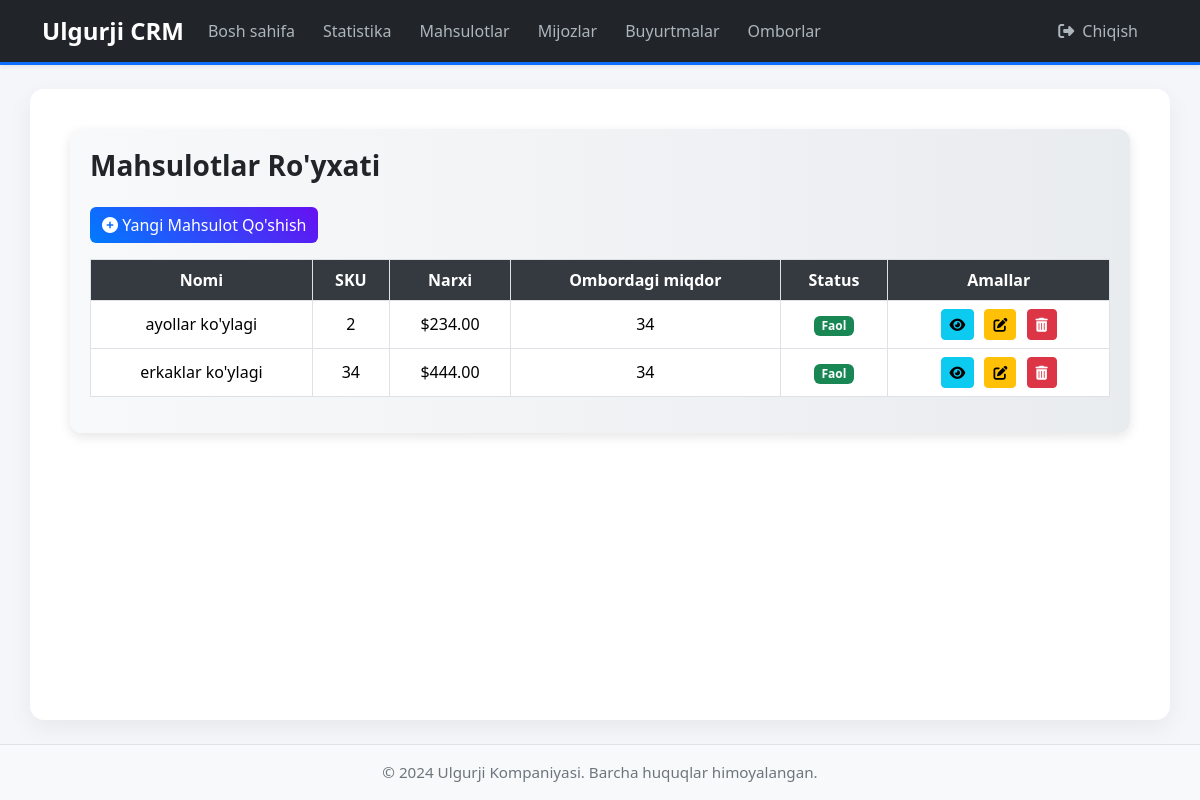
Screenshot of /products/ (signed in) with the database file from the repository.
### products/models.py (models this page shows, shortened)
class Product(models.Model):
    name = models.CharField(max_length=200)
    sku = models.CharField(max_length=50, unique=True) # Stock Keeping Unit
    description = models.TextField(blank=True, null=True)
    price = models.DecimalField(max_digits=10, decimal_places=2)
    stock_quantity = models.IntegerField(default=0)
    is_active = models.BooleanField(default=True)
    created_at = models.DateTimeField(auto_now_add=True)
    updated_at = models.DateTimeField(auto_now=True)
    class Meta:
        verbose_name = "Mahsulot"
        verbose_name_plural = "Mahsulotlar"
        ordering = ['name']

### products/views.py (the view)
# urls.py: path('', views.product_list, name='product_list'),
def product_list(request):
    products = Product.objects.all().order_by('name')
    return render(request, 'products/product_list.html', {'products': products})

### products/templates/products/product_list.html (shortened to what this page needs)
{% extends 'base.html' %}
{% block content %}
<div class="custom-table-container">
    <h1 class="page-title mb-4">Mahsulotlar Ro'yxati</h1>
    <a href="{% url 'products:product_create' %}" class="btn btn-add mb-3">
        <i class="fas fa-plus-circle"></i> Yangi Mahsulot Qo'shish
    </a>
    <div class="table-responsive">
        <table class="table custom-table table-bordered">
            <thead>
                <tr>
                    <th>Nomi</th>
                    <th>SKU</th>
                    <th>Narxi</th>
                    <th>Ombordagi miqdor</th>
                    <th>Status</th>
                    <th>Amallar</th>
                </tr>
            </thead>
            <tbody>
                {% for product in products %}
                <tr>
                    <td>{{ product.name }}</td>
                    <td>{{ product.sku }}</td>
                    <td>${{ product.price|floatformat:2 }}</td>
                    <td>{{ product.stock_quantity }}</td>
                    <td>
                        {% if product.is_active %}
                            <span class="badge bg-success">Faol</span>
                        {% else %}
                            <span class="badge bg-danger">Faol emas</span>
                        {% endif %}
                    </td>
                    <td class="action-buttons">
                        <a href="{% url 'products:product_detail' product.id %}" class="btn btn-info btn-sm" title="Ko'rish">
                            <i class="fas fa-eye"></i>
                        </a>
                        <a href="{% url 'products:product_update' product.id %}" class="btn btn-warning btn-sm" title="Tahrirlash">
                            <i class="fas fa-edit"></i>
                        </a>
                        <a href="{% url 'products:product_delete' product.id %}" class="btn btn-danger btn-sm" title="O'chirish">
                            <i class="fas fa-trash-alt"></i>
                        </a>
                    </td>
                </tr>
                {% empty %}
                <tr>
                    <td colspan="6" class="text-center text-muted">Hozircha mahsulotlar mavjud emas.</td>
                </tr>
                {% endfor %}
            </tbody>
        </table>
    </div>
</div>
{% endblock %}

### core/templates/base.html (style rules this page uses)
body { background-color: #f4f6f9; font-family: 'Segoe UI', sans-serif; }

### products/templates/products/product_list.html (style rules this page uses)
.custom-table-container { background: linear-gradient(to right, #f8f9fa, #e9ecef); border-radius: 12px; box-shadow: 0 4px 12px rgba(0, 0, 0, 0.1); padding: 20px; }
.custom-table th { background-color: #343a40; color: #fff; text-align: center; }
.custom-table td { vertical-align: middle; text-align: center; }
.action-buttons a { margin: 0 3px; transition: transform 0.2s ease; }
.page-title { font-size: 28px; font-weight: 600; color: #212529; }
.btn-add { background: linear-gradient(45deg, #007bff, #6610f2); border: none; color: white; font-weight: 500; }

### rows the page displays
Product: name "ayollar ko'ylagi", sku "2", price "234.00", stock_quantity "34", is_active "Faol"
Product: name "erkaklar ko'ylagi", sku "34", price "444.00", stock_quantity "34", is_active "Faol"
